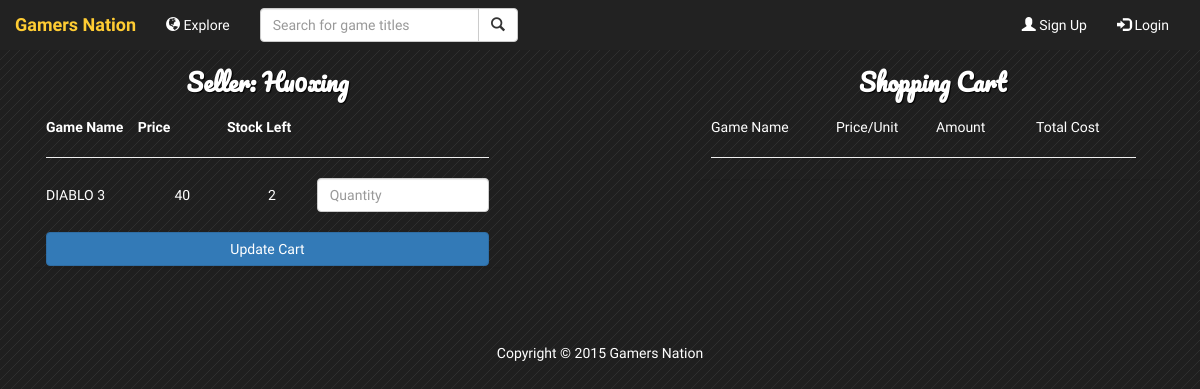
The app's page /sellershop.php?id=Hu0xing&game=1 with its own data.
### tables this page shows
CREATE TABLE IF NOT EXISTS `supplier_own_game` (
  `Supplier_UserID` varchar(255) NOT NULL DEFAULT '',
  `GameID` int(11) NOT NULL,
  `Stock` int(11) DEFAULT NULL
);

CREATE TABLE IF NOT EXISTS `game` (
  `GameID` int(11) NOT NULL,
  `Title` varchar(255) DEFAULT NULL,
  `Publisher` varchar(255) DEFAULT NULL,
  `Year_Released` int(11) DEFAULT NULL,
  `Platform` varchar(255) DEFAULT NULL,
  `Region` varchar(255) DEFAULT NULL,
  `Price` float DEFAULT NULL,
  `ImagePath` varchar(500) NOT NULL
);

### sellershop.php (the view, shortened to what this page needs)
<!DOCTYPE html>
<html>
    <head>
        <link href="css/bootstrap.min.css" rel="stylesheet">
        <link rel="stylesheet" href="css/main.css"/>
        <link href="css/star-rating.min.css" media="all" rel="stylesheet" type="text/css" />
    </head>
    <?php include 'header.inc.php'; ?>
    <body>
        <?php
        $chosenQuantity = "";
        if (isset($_GET['id']) && isset($_GET['game']))
        {
            $shopid = $_GET['id'];
            $gameid = $_GET['game'];
        }
        $quantitymsg = "Quantity";
        ?>
        <div class="container" style="margin: 4em auto;">
            <div class="panel panel-transparent col-md-5">
                <h1> <strong><?php echo "Seller: ".$shopid ?></strong></h1>
                <form class="form-horizontal" role="form" method="post" action="sellershop.php?id=<?php echo $shopid."&game=".$gameid; ?>">
                <table>
                    <thead>
                        <tr>
                            <th colspan="2"><strong>Game Name</strong></th>
                            <th colspan="2"><strong>Price</strong></th>
                            <th colspan="2"><strong>Stock Left</strong></th>
                        </tr>
                        <tr><th colspan="7"><hr></th></tr>
                    </thead>
                    <tbody>
                    <?php
                    $sql = "SELECT SOG.GameID,SOG.Stock,G.Price,G.Title FROM supplier_own_game SOG,game G WHERE SOG.GameID = G.GameID AND SOG.Supplier_UserID ='" .$shopid . "' AND SOG.GameID ='" .$gameid . "'";
                    if ($result = mysqli_query($connection, $sql)) {
                        while ($row = mysqli_fetch_assoc($result)) {
                            echo '<tr>';
                            echo '<td style="width: 100px"> ';
                            echo $row['Title'];
                            echo '</td>';
                            echo '<td style="width: 100px" class="text-center"> ';
                            echo $row['Price'];
                            echo '</td>';
                            echo '<td style="width: 100px" class="text-center"> ';
                            echo $row['Stock'];
                            echo '</td>';
                            echo '<td style="width: 200px"> ';
                            echo '<input type="text" class="form-control" placeholder="'.$quantitymsg.'" id="quantity" name="quantity" value="'.$chosenQuantity.'">';
                            echo '</td>';
                            echo '</tr>';
                        }
                    }
                    ?>
                    <tr><td colspan="7">&nbsp;</td></tr>
                    <tr><td colspan="7"><input style="width:100% ;" type="submit" value="Update Cart" class="btn btn-primary"/></td></tr>
                    </tbody>
                </table>
            </form>
            </div>
            <div style="float:right" class="panel panel-transparent col-md-5">
                <h1><strong>Shopping Cart</strong></h1>
                <div>
                    <table>
                        <thead>
                            <tr>
                                <td style="width: 125px">Game Name</td>
                                <td style="width: 100px">Price/Unit</td>
                                <td style="width: 100px">Amount</td>
                                <td style="width: 100px">Total Cost</td>
                            </tr>
                            <tr><td colspan="4"><hr></td></tr>
                        </thead>
                    </table>
                </div>
            </div>
        </div>
    <?php include 'footer.inc.php'; ?>
    </body>
</html>

### css/main.css (style rules this page uses)
body { background:#1F1F1F url(../images/pattern.png) repeat top left; color:#fff; font-family: 'PT Sans Narrow', Arial, sans-serif; font-size:14px; }
h1 { margin:5px; font-size:24px; text-align:center; color:#fff; font-family:"Pacifico", Georgia, "Times New Roman", serif; text-shadow:1px 1px 1px #000; padding-bottom:10px; line-height:40px; }
.panel-transparent { background: none; -webkit-box-shadow: 0 1px 1px rgba(0, 0, 0, .05); box-shadow: 0 1px 1px rgba(0, 0, 0, .05); }

### records on screen
supplier_own_game: GameID.Title "DIABLO 3", GameID.Price "40", Stock "2"

### other values on screen
$shopid "Hu0xing"
